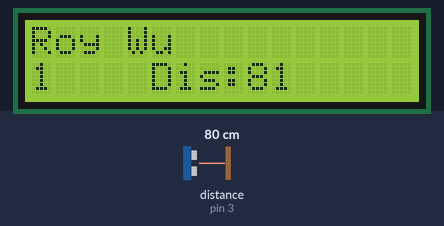
Simulated run of this sketch. Board: Arduino Uno, built with avr-gcc and run on an emulated ATmega328P. On the bench: 16×2 character LCD. The test bench sets the inputs (shaded band); at power-on: distance to the obstacle (sensor on pin 3) 80 cm. The echo pulse lasts 58.3 µs per cm; what the sketch prints to the serial monitor is not drawn.

Above: at 1.2 s.
1.3 s: distance to the obstacle (sensor on pin 3) set to 2 cm
At 1.9 s:
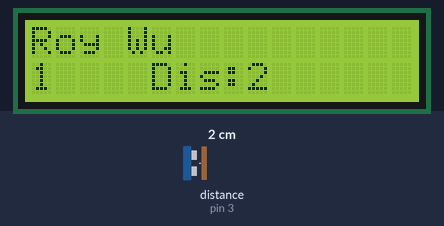
3.0 s: distance to the obstacle (sensor on pin 3) set to 4 cm
At 3.5 s:
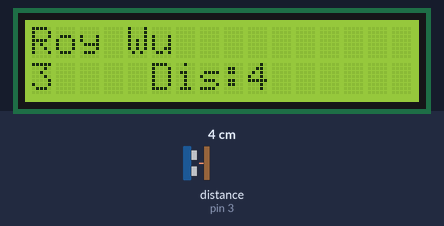
4.6 s: distance to the obstacle (sensor on pin 3) set to 9 cm
At 5.0 s:
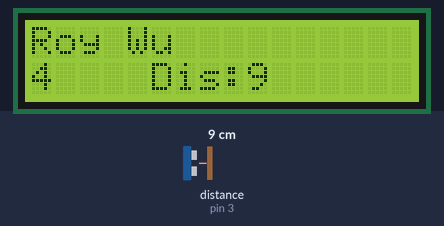
6.1 s: distance to the obstacle (sensor on pin 3) set to 120 cm
At 6.5 s:
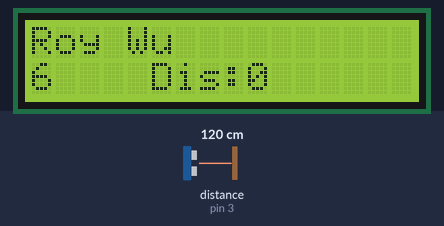
Timing chart, 0 to 8.6 s (numbered marks = the images above; inputs shaded):
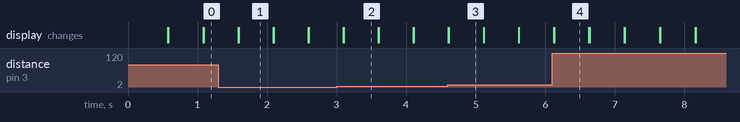

The sketch:

sonarLCD_ping.ino
```cpp
//* ===== ===== ===== ===== =====
//* Author:      Roy Wu
//* Description: Output HC-SR04 measurement to a LCD display
//* History:     -01/22/2021 initial version, modified from a script wrriten by Tom Igoe
//*              -02/13/2021 fixing the overwritten isses with data display
//*              -02/28/2021 Using newPing library
//* ===== ===== ===== ===== =====
/*
 Demonstrates the use a 16x2 LCD display.
 The LiquidCrystal library works with all LCD displays that are compatible with the Hitachi HD44780 driver.
 There are many of them out there, and one can usually tell them by the 16-pin interface.

 The circuit:
 * LCD RS pin to digital pin 8
 * LCD Enable pin to digital pin 9
 * LCD D4 pin to digital pin 10
 * LCD D5 pin to digital pin 11
 * LCD D6 pin to digital pin 12
 * LCD D7 pin to digital pin 13
 * LCD R/W pin to ground
 * LCD VSS pin to ground
 * LCD VDD pin to 5V
 * ends to +5V and ground
 * wiper to LCD VO pin (pin 3)
*/

#include <LiquidCrystal.h> //* use library manager
//#include <Ultrasonic.h>    //* use library manager
#include <NewPing.h>


#define TRIG_PIN 2      //* UNO output
#define ECHO_PIN 3      //* UNO input
#define pulseTimeout  100000  //* 100 milli-sec

//Ultrasonic    o_US(TRIG_PIN, ECHO_PIN);

//* nwPing lib, 3rd argument is optional maximum distance
NewPing o_US(TRIG_PIN, ECHO_PIN, 100);


LiquidCrystal lcd(8, 9, 10, 11, 12, 13); //* initialize the LCD library
long dis;
long duration;
long dist_cm;


void setup()
{
  Serial.begin(9600);

  lcd.begin(16, 2);    //* set up the LCD's number of columns and rows
  lcd.print("Roy Wu"); //* Print a message
}

void loop()
{
  //dis = o_US.read();          //* distance measurement
  dis =o_US.ping_cm();


  //* -----
  //* preparation
  //* -----
  lcd.setCursor(0, 1);        //* set the cursor to column 0, line 1(2nd row)
  lcd.print(millis() / 1000); //* print number of seconds since reset
  lcd.setCursor(5, 1);
  lcd.print("Dis:");


  //* -----
  //* print out measurement and refresh the display
  //* -----
  lcd.setCursor(9, 1);
  lcd.print(dis);
  delay(500);
  lcd.setCursor(9, 1);
  lcd.print("       ");


  //* -----
  //* output data to serial monitor
  //* -----
  Serial.print("Distance measurement...");
  Serial.print(dis);
  Serial.println("cm");
}
```

Measured:
- what the display in image 1 shows lasts 0.5 s, from 1.6 s to 2.1 s
